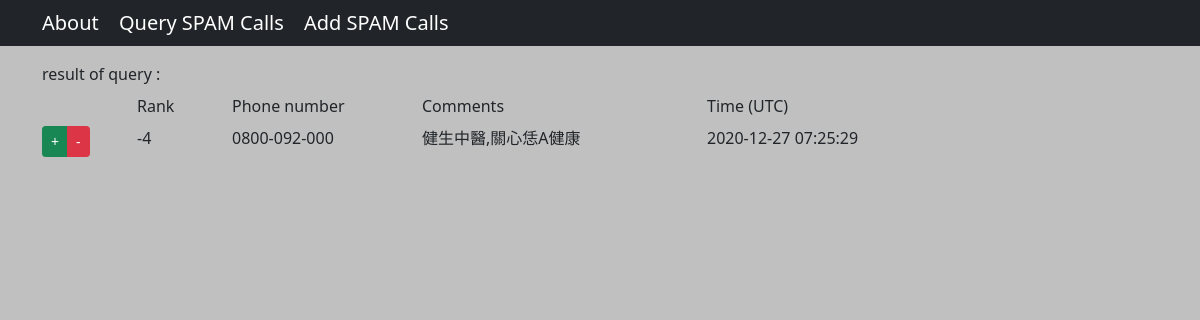
/rank_up/2, run on an earlier commit of the app's database.
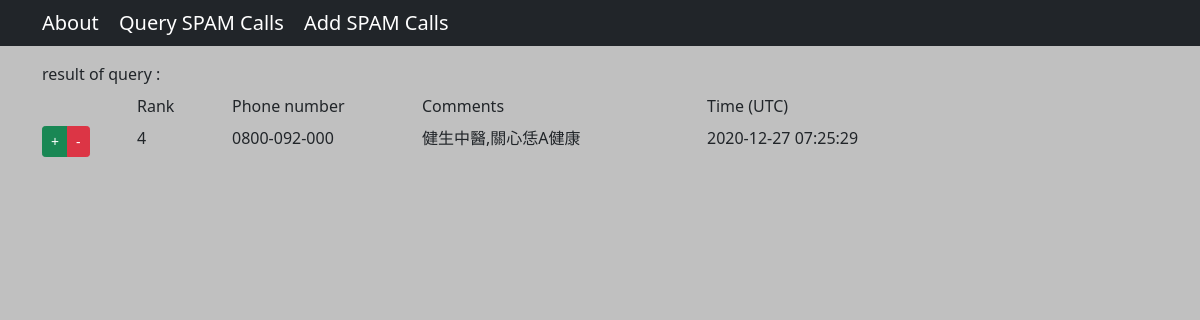
And on a later commit of the database.
### tables this page shows
CREATE TABLE calls (
            id INTEGER PRIMARY KEY AUTOINCREMENT,
            phone TEXT NOT NULL,
            comments TEXT NOT NULL,
            time TIMESTAMP DEFAULT CURRENT_TIMESTAMP,
            rank INTEGER DEFAULT 0
        );

### routes.py (the view)
@app.route("/rank_up/<int:id>")
def rank_up(id):
    sql = f"update calls set rank = rank + 1 where id = ?"
    try:
        con = sqlite3.connect(database)
        con.row_factory = sqlite3.Row
        cur = con.cursor()
        cur.execute(sql, (id,))
        con.commit()
        cur.execute(f"select * from calls where id = '{id}'")
        data = cur.fetchall()
        con.close()
    except:
        con.rollback()
        return render_template("oops.html")
    return render_template("result.html", data=data, action='query')

### templates/result.html (shortened to what this page needs)
{% extends "template.html" %}
{% block main %}
<div class="container">
    <label class="form-label">result of {{action}} : {{msg}}</label>
    <div class="row mb-2">
        {% if msg != None%}
        {% if action == 'query'%}
        <div class="col-md-1"></div>
        <div class="col-md-1">Rank</div>
        {% endif %}
        <div class="col-md-2">Phone number</div>
        <div class="col-md-3">Comments</div>
        {% if action == 'query'%}
        <div class="col-md-3">Time (UTC)</div>
        {% endif %}
        {% endif %}
    </div>
    {% for rec in data %}
    <div class="row mb-2">
        {% if action == 'query'%}
        <div class="col-md-1">
            <div class="btn-group" role="group" aria-label="...">
                <a href="{{url_for('rank_up', id=rec[0]) }}" name="rank_up" class="btn btn-sm btn-success">+</a>
                <a href="{{url_for('rank_down', id=rec[0]) }}" name="rank_down" class="btn btn-sm btn-danger">-</a>
            </div>
        </div>
        <div class="col-md-1">{{ rec["rank"] }}</div>
        <div class="col-md-2">{{ rec["phone"] }}</div>
        <div class="col-md-3">{{ rec["comments"] }}</div>
        <div class="col-md-3">{{ rec["time"] }}</div>
        {% endif %}
    </div>
    {% endfor %}
</div>
{% endblock %}

### templates/template.html (shortened to what this page needs)
<html>
<head>
    <link href="https://cdn.jsdelivr.net/npm/bootstrap@5.0.0-beta1/dist/css/bootstrap.min.css" rel="stylesheet"
>
</head>
<body>
    <main>
        <nav class="navbar navbar-dark bg-dark">
            <div class="container">
                <div class="navbar-header">
                    <a class="navbar-brand" href="/about">About</a>
                    <a class="navbar-brand" href="/query">Query SPAM Calls</a>
                    <a class="navbar-brand" href="/add">Add SPAM Calls</a>
                </div>
            </div>
        </nav>
        {% block main %}{% endblock %}
    </main>
</body>
</html>

### templates/template.html (style rules this page uses)
body { background: Silver !important; }

What changed in the data, as far as the page shows it:
changed calls "健生中醫,關心恁A健康": rank "-4" → "4"
